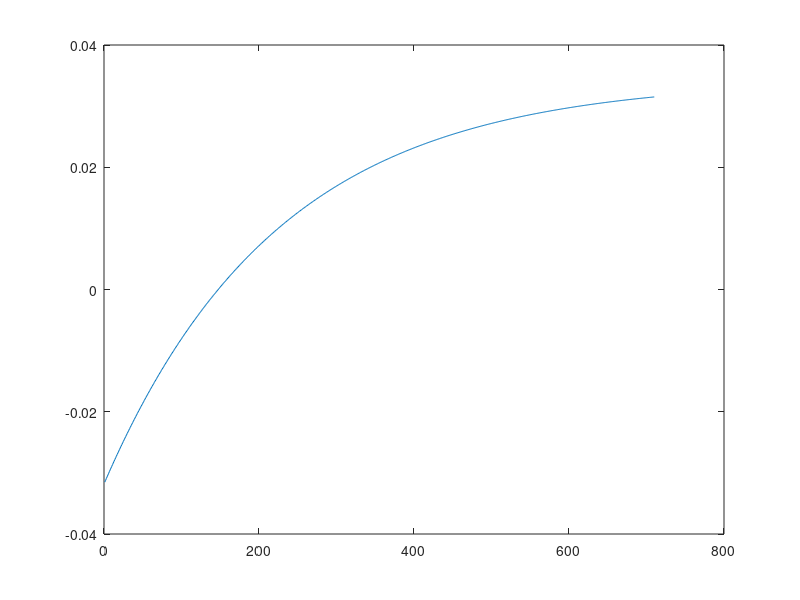

This figure's MATLAB source:
%% Bloch simulation
TR = 0.0035;
TEs = [0 30 40 50 60 0 30 40 50 60]*1e-3;
TEs = 0;

beta = 0.5;
alphaArray = beta*[3 10 3 10 3 10 3 10 3 10]*pi/180;
alphaArray = beta*[5 5 5 5 5 5 5 5 5 5]*pi/180;

Nseg = 710;
moduleLength = 1;

T1 = 1;
T2 = 0.05;
BIR = 1;
BT2 = 1;
e1 = @(T1) exp(-TR/T1);

repetitions = 100;

Msig = zeros(1,Nseg*moduleLength*repetitions);

M = 1;
count = 0;
for rep = 1: repetitions
    for shot = 1:moduleLength
        FA = alphaArray(mod(shot-1,moduleLength)+1);
        M  = M * cos(BIR*pi)*((cos(BT2*pi/2)^2+sin(BT2*pi/2)^2*exp(-TEs(mod(shot-1,moduleLength)+1)/T2)));
        for n = 1:Nseg
            count = count + 1;
            Msig(count) = M*sin(FA);
            M = M * cos(FA)*e1(T1) + (1-e1(T1));
        end
    end
end

figure;plot(Msig(end-Nseg*moduleLength+1:end));
